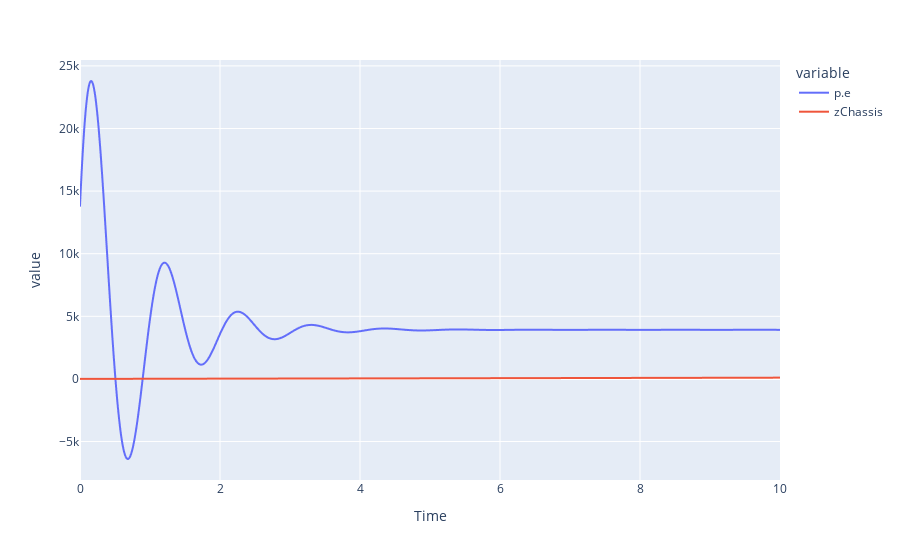

This figure's notebook cell:
### Code cell
output_names = [output["name"] for output in fmu.outputs]
simulation_result.result[fmu.name].plot(y=output_names)

### Figure 1 — Plotly figure (JSON) as saved in the notebook; plotly's stock layout.template omitted (floating-point values rounded to 4 significant figures; data arrays with more than 128 entries replaced by an {"elided": "..."} marker saying what was removed)
{"data": [{"hovertemplate": "variable=p.e<br>Time=%{x}<br>value=%{y}<extra></extra>", "legendgroup": "p.e", "line": {"color": "#636efa", "dash": "solid"}, "marker": {"symbol": "circle"}, "mode": "lines", "name": "p.e", "showlegend": true, "type": "scattergl", "x": {"elided": "1001 float values"}, "xaxis": "x", "y": {"elided": "1001 float values"}, "yaxis": "y"}, {"hovertemplate": "variable=zChassis<br>Time=%{x}<br>value=%{y}<extra></extra>", "legendgroup": "zChassis", "line": {"color": "#EF553B", "dash": "solid"}, "marker": {"symbol": "circle"}, "mode": "lines", "name": "zChassis", "showlegend": true, "type": "scattergl", "x": {"elided": "1001 float values"}, "xaxis": "x", "y": {"elided": "1001 float values"}, "yaxis": "y"}], "layout": {"legend": {"title": {"text": "variable"}, "tracegroupgap": 0}, "margin": {"t": 60}, "xaxis": {"anchor": "y", "domain": [0.0, 1.0], "title": {"text": "Time"}}, "yaxis": {"anchor": "x", "domain": [0.0, 1.0], "title": {"text": "value"}}}}
